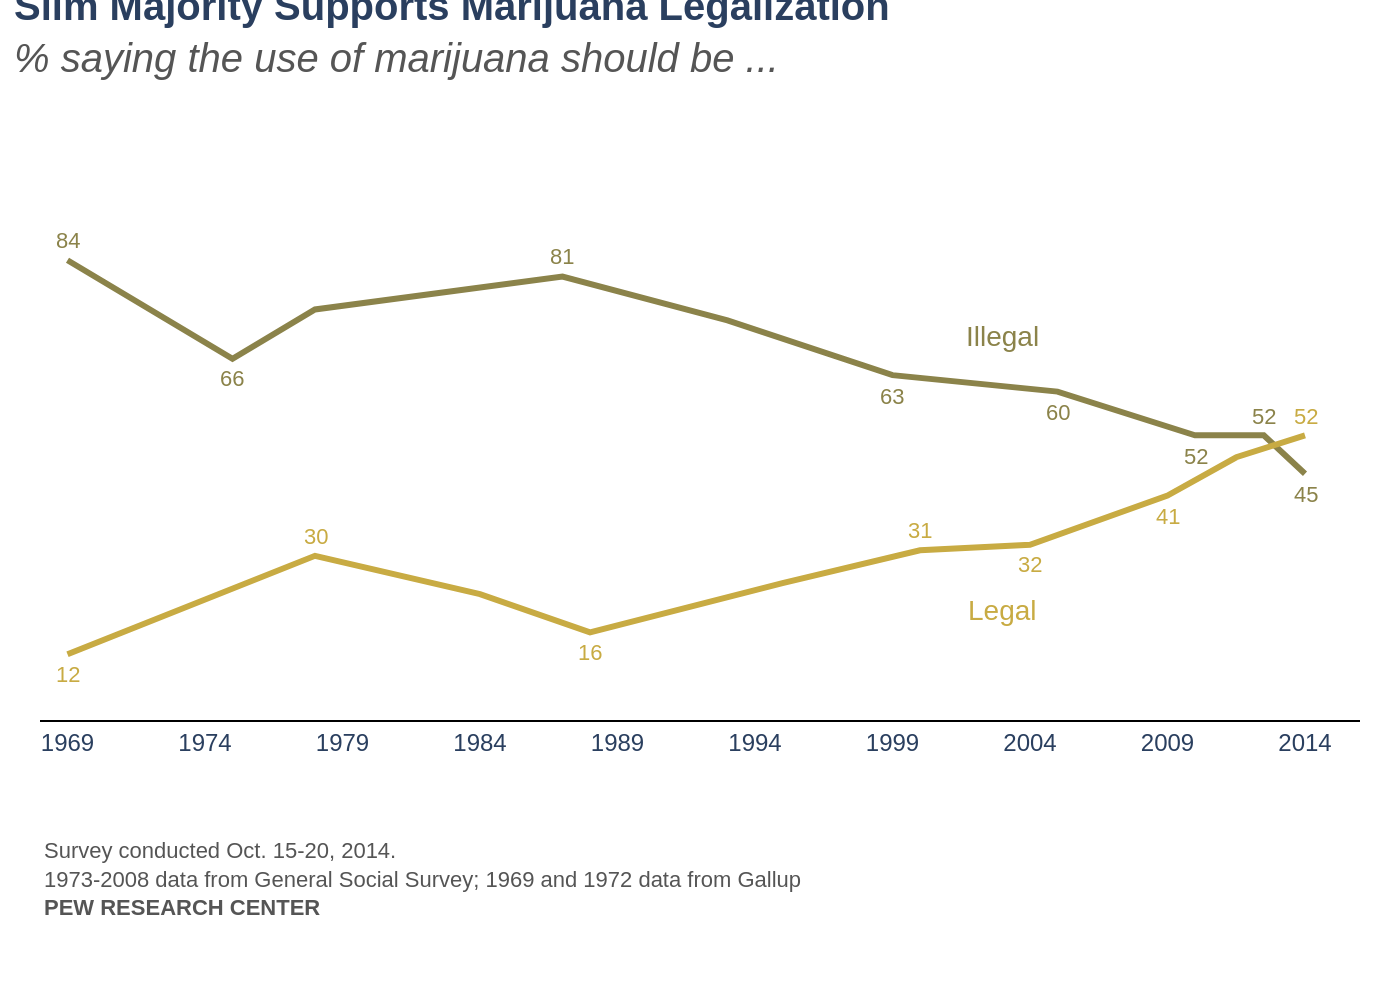

This chart was generated by the following Python code:
import sys
import json
import pathlib
import plotly.graph_objects as go

if len(sys.argv) != 2:
    print("Usage: python <script_name>.py <json_file_path>")
    sys.exit(1)

json_file_path = pathlib.Path(sys.argv[1])
if not json_file_path.is_file():
    print(f"Error: JSON file not found at {json_file_path}")
    sys.exit(1)

with open(json_file_path, 'r', encoding='utf-8') as f:
    chart_data_json = json.load(f)

chart_data = chart_data_json['chart_data']
texts = chart_data_json['texts']
colors = chart_data_json['colors']

fig = go.Figure()

# Add traces and annotations for each data series
all_annotations = []
for i, series in enumerate(chart_data):
    color = colors[i]
    fig.add_trace(go.Scatter(
        x=series['x'],
        y=series['y'],
        mode='lines',
        line=dict(color=color, width=3),
        showlegend=False
    ))

    # Add series label annotation
    all_annotations.append(go.layout.Annotation(
        x=series['label']['x'],
        y=series['label']['y'],
        text=series['label']['text'],
        showarrow=False,
        font=dict(color=color, size=14, family="Arial"),
        align='center'
    ))

    # Add data point annotations
    for ann in series['annotations']:
        all_annotations.append(go.layout.Annotation(
            x=ann['x'],
            y=ann['y'],
            text=ann['text'],
            showarrow=False,
            yshift=ann['y_offset'],
            font=dict(color=color, size=11, family="Arial")
        ))

# Combine title and subtitle
title_text = f"<b>{texts['title']}</b><br><i style='color:#555555'>{texts['subtitle']}</i>"

# Add source text as a separate annotation
source_annotation = go.layout.Annotation(
    text=texts['source'],
    align='left',
    showarrow=False,
    xref='paper',
    yref='paper',
    x=0,
    y=-0.22,
    xanchor='left',
    yanchor='top',
    font=dict(size=11, color="#555555", family="Arial")
)
all_annotations.append(source_annotation)

fig.update_layout(
    annotations=all_annotations,
    title=dict(
        text=title_text,
        x=0.01,
        y=0.98,
        xanchor='left',
        yanchor='top',
        font=dict(size=20, family="Arial")
    ),
    plot_bgcolor='white',
    paper_bgcolor='white',
    showlegend=False,
    margin=dict(l=20, r=20, t=100, b=140),
    xaxis=dict(
        showline=True,
        linewidth=1,
        linecolor='black',
        mirror=False,
        showgrid=False,
        tickmode='array',
        tickvals=[1969, 1974, 1979, 1984, 1989, 1994, 1999, 2004, 2009, 2014],
        range=[1968, 2016],
        tickfont=dict(family="Arial", size=12)
    ),
    yaxis=dict(
        showticklabels=False,
        showgrid=False,
        showline=False,
        zeroline=False,
        range=[0, 95]
    ),
    font=dict(family="Arial")
)

# Output the image
base_filename = json_file_path.stem
output_filename = f"{base_filename}.png"
fig.write_image(output_filename, scale=2)

print(f"Chart saved as {output_filename}")
